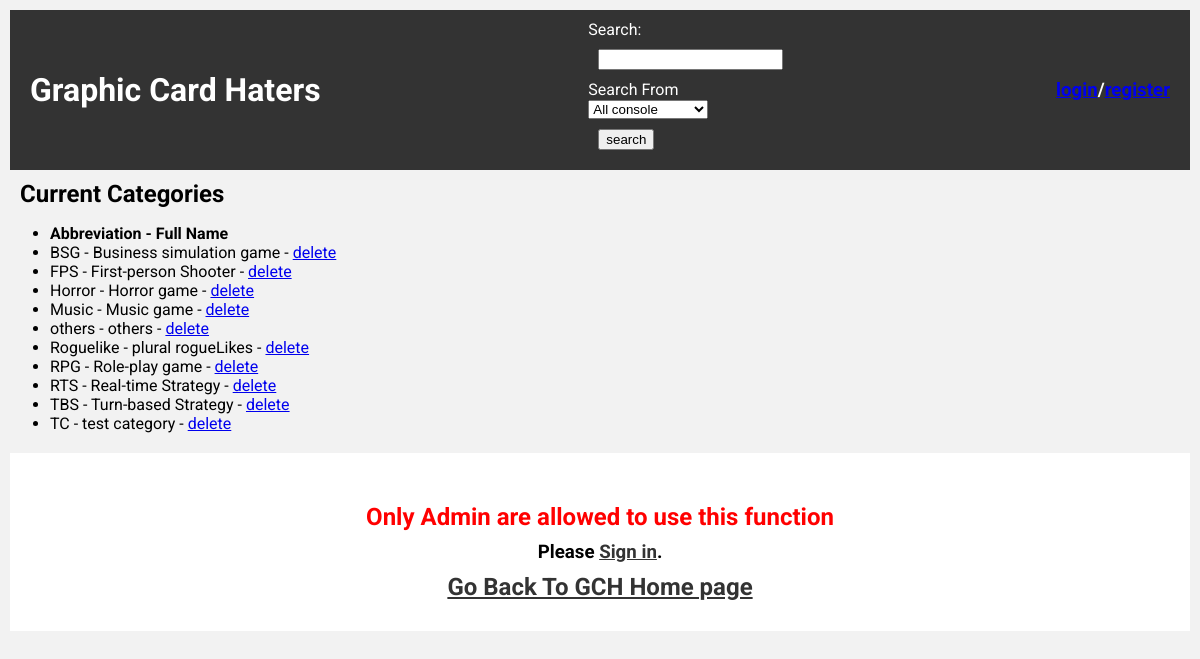
/addCat.php, run on the app's committed database.
### tables this page shows
CREATE TABLE `category` (
  `categories` varchar(50) NOT NULL,
  `info` varchar(200) NOT NULL DEFAULT 'catalog information not available'
);

### addCat.php (the view, shortened to what this page needs)
<?php
require('connect.php');
    $queryCat = "SELECT * FROM category";
    $statementCat = $db->prepare($queryCat);
    $statementCat->execute();
?>
<!DOCTYPE html>
<html lang="en">
<head>
    <link rel="stylesheet" href="main.css">
</head>
<body>
<div id="container">
        <div id="header">
            <h1><a href="index.php">Graphic Card Haters</a></h1>
            <div id="searching">
                <form method="post" action="search.php">
                    <label for="search">Search:</label><br>
                    <input id="search" name="search"><br>
                    <label for="base">Search From</label><br>
                    <select id="base" name="base">
                        <option value="All" selected>All console</option>
					</select><br>
                    <input type="submit" value="search">
                </form>
            </div>
            <?php if(!isset($_SESSION['userrole'])): ?>
                <h3><a href="login.php">login</a>/<a href="register.php">register</a></h3>
            <?php else: ?>
                <h3><a href="profile.php">profile</a>/<a href="logout.php">logout</a></h3>
            <?php endif ?>
        </div>
    <div id="showList">
        <h2>Current Categories</h2>
        <ul>
            <li><b>Abbreviation - Full Name</b></li>
            <?php while($rowCat = $statementCat->fetch()): ?>
                <li><?= $rowCat['categories'] ?> - <?= $rowCat['info'] ?> - <a href="deleteCat.php?categories=<?= $rowCat['categories'] ?>">delete</a></li>
            <?php endwhile ?>
        </ul>
    </div>
    <div id="postcard">
        <?php if(isset($_SESSION['userrole']) && $_SESSION['userrole'] === 'admin'):?>
            <form method="post" action="updateCat.php">
                <fieldset>
                    <legend>New Category:</legend>
                        <div id="post_game">
                            <input type="hidden" name="formStatus" value="newCat">
                            <label for="categories">Abbreviation Of the Category:</label><br>
                            <input id="categories" name="categories" placeholder="Check the Current Categories"><br>
                            <label for="info">Full Name Of the Category:</label><br>
                            <textarea id="info" name="info" rows="10" cols="100" placeholder="Check the Current Categories Above, Make sure the Abbreviation Of the Category are not duplicate!"></textarea>
                        </div>
                        <div id="submit">
                            <input type="submit">
                        </div>
                </fieldset>
            </form>
        <?php else: ?>
        <div id='reportcard'>
            <h2>Only Admin are allowed to use this function</h2>
            <h3>Please <a href="login.php">Sign in</a>.</h3>
            <h2><a href="index.php">Go Back To GCH Home page</a></h2>
        </div>
        <?php endif ?>
    </div>
    </div>
</body>
</html>

### main.css (style rules this page uses)
body { font-size: 16px; font-family: 'Roboto', sans-serif; background-color: #f2f2f2; margin: 0; padding: 0; }
#container { max-width: 1200px; margin: 0 auto; padding: 10px; }
#header { display: flex; justify-content: space-between; align-items: center; background-color: #333; color: white; padding: 10px; }
#header h1 a { color: white; text-decoration: none; }
#searching { display: flex; align-items: center; }
#search { margin-right: 5px; }
#postcard { border: 1px; background-color: white; padding: 10px; margin-top: 20px; }
#reportcard { background-color: white; padding: 10px; margin-top: 20px; text-align: center; }
#reportcard h2 { color: red; }
#reportcard a { color: #333; text-decoration: underline; }
input, p, h1, h2, h3, h4, h5, h6 { margin: 10px 10px; }

### data on the page
category: categories "BSG", info "Business simulation game"
category: categories "FPS", info "First-person Shooter"
category: categories "Horror", info "Horror game"
category: categories "Music", info "Music game"
category: categories "others", info "others"
category: categories "Roguelike", info "plural rogueLikes"
category: categories "RPG", info "Role-play game"
category: categories "RTS", info "Real-time Strategy"
category: categories "TBS", info "Turn-based Strategy"
category: categories "TC", info "test category"
